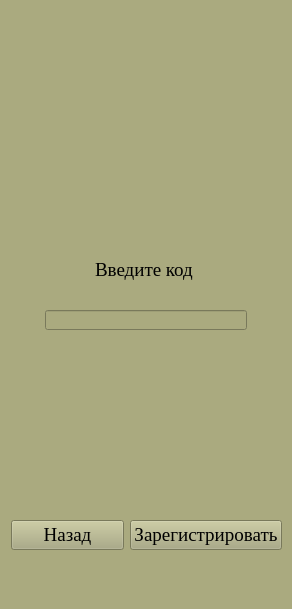
<?xml version="1.0" encoding="UTF-8"?>
<ui version="4.0">
 <class>MainWindow</class>
 <widget class="QMainWindow" name="MainWindow">
  <property name="geometry">
   <rect>
    <x>0</x>
    <y>0</y>
    <width>292</width>
    <height>609</height>
   </rect>
  </property>
  <property name="windowTitle">
   <string>MainWindow</string>
  </property>
  <property name="styleSheet">
   <string notr="true">background-color: rgb(170, 170, 127);</string>
  </property>
  <widget class="QWidget" name="centralwidget">
   <widget class="QLabel" name="label_4">
    <property name="geometry">
     <rect>
      <x>95</x>
      <y>90</y>
      <width>110</width>
      <height>110</height>
     </rect>
    </property>
    <property name="text">
     <string/>
    </property>
    <property name="pixmap">
     <pixmap>medphotof.png</pixmap>
    </property>
   </widget>
   <widget class="QWidget" name="layoutWidget">
    <property name="geometry">
     <rect>
      <x>11</x>
      <y>520</y>
      <width>271</width>
      <height>31</height>
     </rect>
    </property>
    <layout class="QHBoxLayout" name="horizontalLayout">
     <item>
      <widget class="QPushButton" name="pushButton">
       <property name="font">
        <font>
         <family>Times New Roman</family>
         <pointsize>14</pointsize>
        </font>
       </property>
       <property name="text">
        <string>Назад</string>
       </property>
      </widget>
     </item>
     <item>
      <widget class="QPushButton" name="pushButton_2">
       <property name="font">
        <font>
         <family>Times New Roman</family>
         <pointsize>14</pointsize>
        </font>
       </property>
       <property name="text">
        <string>Зарегистрировать</string>
       </property>
      </widget>
     </item>
    </layout>
   </widget>
   <widget class="QLineEdit" name="lineEdit_3">
    <property name="geometry">
     <rect>
      <x>45</x>
      <y>310</y>
      <width>202</width>
      <height>20</height>
     </rect>
    </property>
   </widget>
   <widget class="QLabel" name="label_5">
    <property name="geometry">
     <rect>
      <x>95</x>
      <y>240</y>
      <width>102</width>
      <height>61</height>
     </rect>
    </property>
    <property name="font">
     <font>
      <family>Times New Roman</family>
      <pointsize>14</pointsize>
     </font>
    </property>
    <property name="text">
     <string>&lt;html&gt;&lt;head&gt;&lt;title&gt;line-height&lt;/title&gt;&lt;/head&gt;&lt;body&gt;&lt;p&gt;Введите код&lt;/p&gt;&lt;/body&gt;&lt;/html&gt;</string>
    </property>
   </widget>
  </widget>
  <widget class="QStatusBar" name="statusbar"/>
 </widget>
 <resources/>
 <connections/>
</ui>
